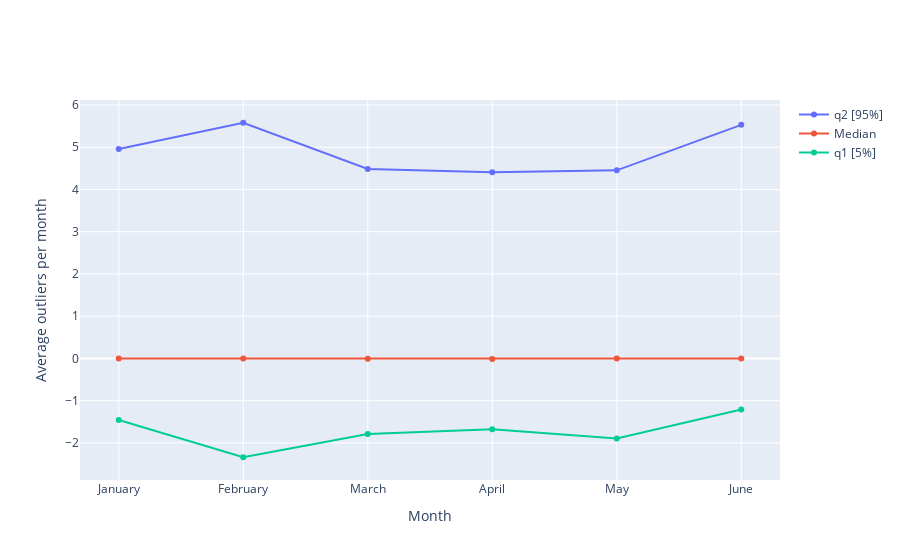

Write notebook code for a chart like this one.
### Code cell
# Create traces
fig = go.Figure()
fig.add_trace(go.Scatter(x=df_month_stats["dt_start_utc"], y=df_month_stats["voality_q2"],
                    mode='lines+markers', 
                    name='q2 [95%]'))

fig.add_trace(go.Scatter(x=df_month_stats["dt_start_utc"], y=df_month_stats["voality_median"],
                    mode='lines+markers',
                    name='Median'))

fig.add_trace(go.Scatter(x=df_month_stats["dt_start_utc"], y=df_month_stats["voality_q1"],
                    mode='lines+markers',
                    name='q1 [5%]' ))

fig.update_layout(
    #title="Average outliers per month",
    xaxis = dict(
        tickmode = 'array',
        tickvals = [1, 2, 3, 4, 5, 6],
        ticktext=["January","February", "March", "April", "May", "June"]),
    xaxis_title="Month",
    yaxis_title="Average outliers per month"
)

fig.show()

### Figure 1 — Plotly figure (JSON) as saved in the notebook; plotly's stock layout.template omitted (floating-point values rounded to 4 significant figures)
{"data": [{"mode": "lines+markers", "name": "q2 [95%]", "type": "scatter", "x": [1, 2, 3, 4, 5, 6], "y": [4.96, 5.58, 4.486, 4.405, 4.452, 5.529]}, {"mode": "lines+markers", "name": "Median", "type": "scatter", "x": [1, 2, 3, 4, 5, 6], "y": [-0.00219, 0, -0.008684, -0.01098, -0.0004444, 0]}, {"mode": "lines+markers", "name": "q1 [5%]", "type": "scatter", "x": [1, 2, 3, 4, 5, 6], "y": [-1.458, -2.339, -1.787, -1.677, -1.893, -1.21]}], "layout": {"xaxis": {"tickmode": "array", "ticktext": ["January", "February", "March", "April", "May", "June"], "tickvals": [1, 2, 3, 4, 5, 6], "title": {"text": "Month"}}, "yaxis": {"title": {"text": "Average outliers per month"}}}}
